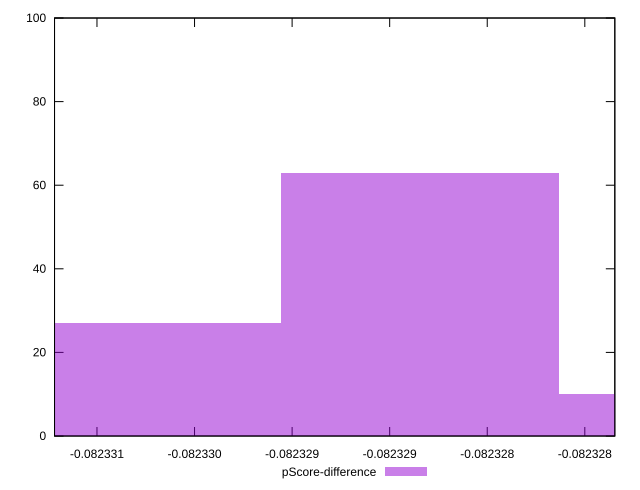

This chart was generated by the following gnuplot code:
reset

$pScoreDifference <<EOF
-0.08232884322538524 63
-0.08232741704970963 10
-0.08233026940106083 27
EOF

set key outside below
set boxwidth 0.0000014261756756004163
set xrange [-0.08233071751475185:-0.08232784618598887]
set yrange [0:100]
set trange [0:100]
set style fill transparent solid 0.5 noborder
set terminal svg size 640, 490 enhanced background rgb 'white'
set output "reprap/total-byte-weight/samples/pages+cached+noexternal+nofonts/pScore-difference/histogram.svg"

plot $pScoreDifference title "pScore-difference" with boxes

reset
